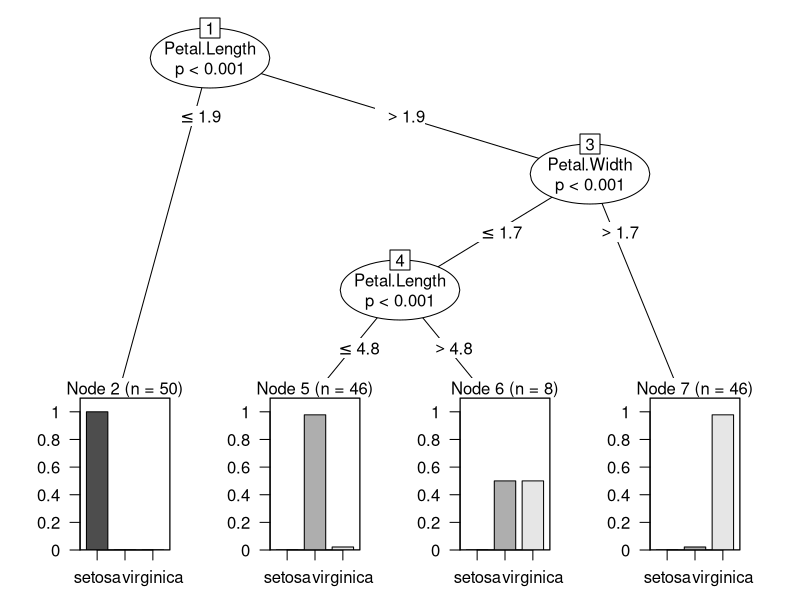

R code for this plot:
iris

#Uji-t
t <- t.test(iris$Sepal.Length, iris$Petal.Width)
t
c <- cor(iris$Sepal.Length, iris$Sepal.Width)
c 

#Arima
ari <- arima(iris$Sepal.Length)

#forecasting
predict(ari, 10)

training <- iris[1:120,]
testing <- iris[131:150,]

regresi1 <- lm(Petal.Width ~ Sepal.Length+Sepal.Width+Petal.Length, data = iris)
attach(iris)
regresi1 <- lm(Petal.Width ~ Sepal.Length+Sepal.Width+Petal.Length)
summary(regresi1)

predict(regresi1, testing)

library(partykit)
dtree <- ctree(Species ~ ., data = iris)
plot(dtree)
